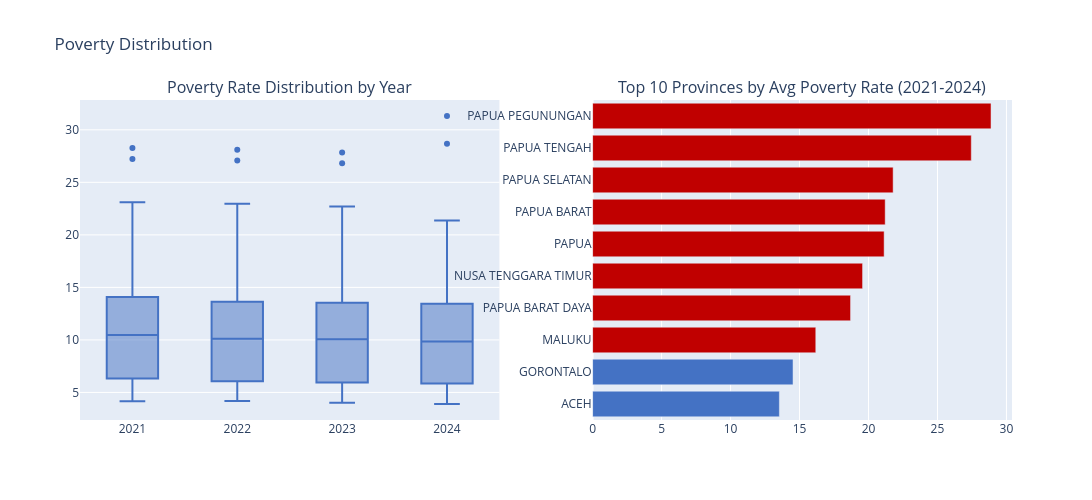

The cell this chart's notebook holds for it:
### Code cell
import plotly.express as px
import plotly.graph_objects as go
from plotly.subplots import make_subplots

years = sorted(df['year'].unique())
prov_avg = df.groupby('province')['poverty_rate'].mean().sort_values(ascending=True)
top10 = prov_avg.tail(10)

fig_dist = make_subplots(rows=1, cols=2, subplot_titles=('Poverty Rate Distribution by Year', 'Top 10 Provinces by Avg Poverty Rate (2021-2024)'))

fig_dist.add_trace(go.Box(x=df['year'], y=df['poverty_rate'], marker_color='#4472C4', name='Poverty Rate'), row=1, col=1)

colors_bar = ['#C00000' if v >= prov_avg.median() * 1.5 else '#4472C4' for v in top10.values]
fig_dist.add_trace(go.Bar(y=top10.index, x=top10.values, orientation='h', marker_color=colors_bar, name='Avg Poverty Rate'), row=1, col=2)

fig_dist.update_layout(height=500, width=1100, showlegend=False, title_text="Poverty Distribution")
fig_dist.write_json(OUTPUT_DIR / 'plot_poverty_distribution.json')
fig_dist.show()

print('\nTop 10 Provinces by Average Poverty Rate (2021-2024)')
print(top10.sort_values(ascending=False).round(2).to_string())

### Figure 1 — Plotly figure (JSON) as saved in the notebook; plotly's stock layout.template omitted (floating-point values rounded to 4 significant figures; data arrays with more than 128 entries replaced by an {"elided": "..."} marker saying what was removed)
{"data": [{"marker": {"color": "#4472C4"}, "name": "Poverty Rate", "type": "box", "x": {"elided": "151 int values"}, "xaxis": "x", "y": {"elided": "151 float values"}, "yaxis": "y"}, {"marker": {"color": ["#4472C4", "#4472C4", "#C00000", "#C00000", "#C00000", "#C00000", "#C00000", "#C00000", "#C00000", "#C00000"]}, "name": "Avg Poverty Rate", "orientation": "h", "type": "bar", "x": [13.54, 14.53, 16.18, 18.7, 19.57, 21.13, 21.21, 21.79, 27.45, 28.88], "xaxis": "x2", "y": ["ACEH", "GORONTALO", "MALUKU", "PAPUA BARAT DAYA", "NUSA TENGGARA TIMUR", "PAPUA", "PAPUA BARAT", "PAPUA SELATAN", "PAPUA TENGAH", "PAPUA PEGUNUNGAN"], "yaxis": "y2"}], "layout": {"annotations": [{"font": {"size": 16}, "showarrow": false, "text": "Poverty Rate Distribution by Year", "x": 0.225, "xanchor": "center", "xref": "paper", "y": 1, "yanchor": "bottom", "yref": "paper"}, {"font": {"size": 16}, "showarrow": false, "text": "Top 10 Provinces by Avg Poverty Rate (2021-2024)", "x": 0.775, "xanchor": "center", "xref": "paper", "y": 1, "yanchor": "bottom", "yref": "paper"}], "height": 500, "showlegend": false, "title": {"text": "Poverty Distribution"}, "width": 1100, "xaxis": {"anchor": "y", "domain": [0, 0.45]}, "xaxis2": {"anchor": "y2", "domain": [0.55, 1]}, "yaxis": {"anchor": "x", "domain": [0, 1]}, "yaxis2": {"anchor": "x2", "domain": [0, 1]}}}
